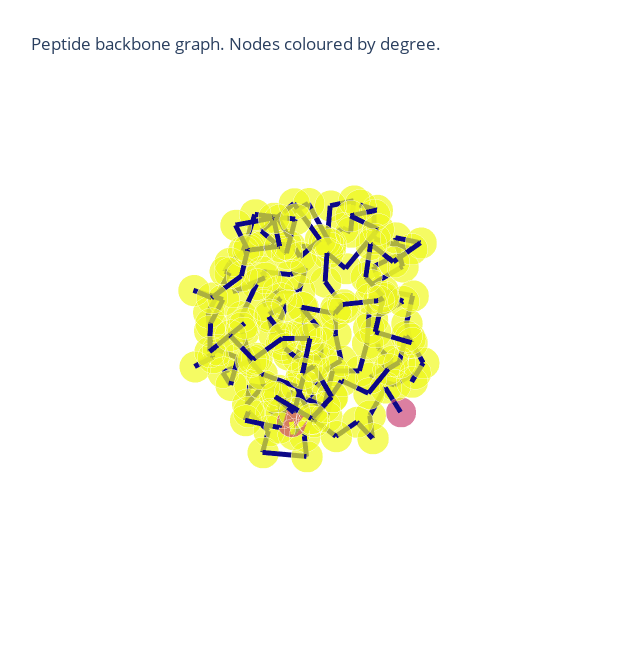

The notebook cell this image was saved under:
### Markdown cell above
Let's check out the results with the in-built visualisation

### Code cell
from graphein.protein.visualisation import plotly_protein_structure_graph

p = plotly_protein_structure_graph(
    g,
    colour_edges_by="kind",
    colour_nodes_by="degree",
    label_node_ids=False,
    plot_title="Peptide backbone graph. Nodes coloured by degree.",
    node_size_multiplier=1
    )
p.show()

### Figure 1 — Plotly figure (JSON) as saved in the notebook; plotly's stock layout.template omitted (floating-point values rounded to 4 significant figures; data arrays with more than 128 entries replaced by an {"elided": "..."} marker saying what was removed)
{"data": [{"hoverinfo": "text+x+y+z", "marker": {"color": {"elided": "174x4 float values"}, "opacity": 0.7, "size": {"elided": "174 int values"}, "symbol": "circle"}, "mode": "markers", "text": {"elided": "174 str values"}, "type": "scatter3d", "x": {"elided": "174 float values"}, "y": {"elided": "174 float values"}, "z": {"elided": "174 float values"}}, {"hoverinfo": "text", "line": {"color": {"elided": "519x4 float values"}, "width": 10}, "mode": "lines", "text": {"elided": "519 str values"}, "type": "scatter3d", "x": {"elided": "519 float values"}, "y": {"elided": "519 float values"}, "z": {"elided": "519 float values"}}], "layout": {"height": 650, "margin": {"t": 100}, "scene": {"xaxis": {"showbackground": false, "showgrid": false, "showline": false, "showticklabels": false, "title": {"text": ""}, "zeroline": false}, "yaxis": {"showbackground": false, "showgrid": false, "showline": false, "showticklabels": false, "title": {"text": ""}, "zeroline": false}, "zaxis": {"showbackground": false, "showgrid": false, "showline": false, "showticklabels": false, "title": {"text": ""}, "zeroline": false}}, "showlegend": false, "title": {"text": "Peptide backbone graph. Nodes coloured by degree."}, "width": 620}}
